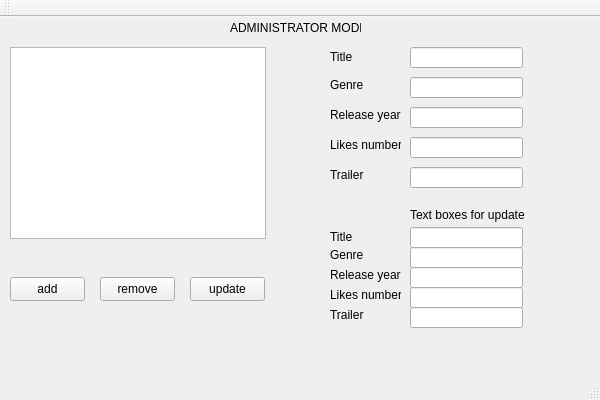
<?xml version="1.0" encoding="UTF-8"?>
<ui version="4.0">
 <class>QtAdminWidgetsClassClass</class>
 <widget class="QMainWindow" name="QtAdminWidgetsClassClass">
  <property name="geometry">
   <rect>
    <x>0</x>
    <y>0</y>
    <width>600</width>
    <height>400</height>
   </rect>
  </property>
  <property name="windowTitle">
   <string>QtAdminWidgetsClass</string>
  </property>
  <widget class="QWidget" name="centralWidget">
   <widget class="QLabel" name="label">
    <property name="geometry">
     <rect>
      <x>230</x>
      <y>0</y>
      <width>131</width>
      <height>21</height>
     </rect>
    </property>
    <property name="text">
     <string>ADMINISTRATOR MODE</string>
    </property>
   </widget>
   <widget class="QListWidget" name="adminMoviesList">
    <property name="geometry">
     <rect>
      <x>10</x>
      <y>30</y>
      <width>256</width>
      <height>192</height>
     </rect>
    </property>
   </widget>
   <widget class="QLineEdit" name="titleLine">
    <property name="geometry">
     <rect>
      <x>410</x>
      <y>30</y>
      <width>113</width>
      <height>21</height>
     </rect>
    </property>
   </widget>
   <widget class="QLineEdit" name="genreLine">
    <property name="geometry">
     <rect>
      <x>410</x>
      <y>60</y>
      <width>113</width>
      <height>21</height>
     </rect>
    </property>
   </widget>
   <widget class="QLineEdit" name="yearLine">
    <property name="geometry">
     <rect>
      <x>410</x>
      <y>90</y>
      <width>113</width>
      <height>21</height>
     </rect>
    </property>
   </widget>
   <widget class="QLineEdit" name="likesLine">
    <property name="geometry">
     <rect>
      <x>410</x>
      <y>120</y>
      <width>113</width>
      <height>21</height>
     </rect>
    </property>
   </widget>
   <widget class="QLineEdit" name="trailerLine">
    <property name="geometry">
     <rect>
      <x>410</x>
      <y>150</y>
      <width>113</width>
      <height>21</height>
     </rect>
    </property>
   </widget>
   <widget class="QLabel" name="label_2">
    <property name="geometry">
     <rect>
      <x>330</x>
      <y>30</y>
      <width>41</width>
      <height>20</height>
     </rect>
    </property>
    <property name="text">
     <string>Title</string>
    </property>
   </widget>
   <widget class="QLabel" name="label_3">
    <property name="geometry">
     <rect>
      <x>330</x>
      <y>60</y>
      <width>49</width>
      <height>16</height>
     </rect>
    </property>
    <property name="text">
     <string>Genre</string>
    </property>
   </widget>
   <widget class="QLabel" name="label_4">
    <property name="geometry">
     <rect>
      <x>330</x>
      <y>90</y>
      <width>71</width>
      <height>16</height>
     </rect>
    </property>
    <property name="text">
     <string>Release year</string>
    </property>
   </widget>
   <widget class="QLabel" name="label_5">
    <property name="geometry">
     <rect>
      <x>330</x>
      <y>120</y>
      <width>71</width>
      <height>16</height>
     </rect>
    </property>
    <property name="text">
     <string>Likes number</string>
    </property>
   </widget>
   <widget class="QLabel" name="label_6">
    <property name="geometry">
     <rect>
      <x>330</x>
      <y>150</y>
      <width>49</width>
      <height>16</height>
     </rect>
    </property>
    <property name="text">
     <string>Trailer</string>
    </property>
   </widget>
   <widget class="QLabel" name="label_7">
    <property name="geometry">
     <rect>
      <x>410</x>
      <y>190</y>
      <width>121</width>
      <height>16</height>
     </rect>
    </property>
    <property name="text">
     <string>Text boxes for update</string>
    </property>
   </widget>
   <widget class="QLineEdit" name="updateTitleLine">
    <property name="geometry">
     <rect>
      <x>410</x>
      <y>210</y>
      <width>113</width>
      <height>21</height>
     </rect>
    </property>
   </widget>
   <widget class="QLineEdit" name="updateGenreLine">
    <property name="geometry">
     <rect>
      <x>410</x>
      <y>230</y>
      <width>113</width>
      <height>21</height>
     </rect>
    </property>
   </widget>
   <widget class="QLineEdit" name="updateYearLine">
    <property name="geometry">
     <rect>
      <x>410</x>
      <y>250</y>
      <width>113</width>
      <height>21</height>
     </rect>
    </property>
   </widget>
   <widget class="QLineEdit" name="updateLikesLine">
    <property name="geometry">
     <rect>
      <x>410</x>
      <y>270</y>
      <width>113</width>
      <height>21</height>
     </rect>
    </property>
   </widget>
   <widget class="QLineEdit" name="updateTrailerLine">
    <property name="geometry">
     <rect>
      <x>410</x>
      <y>290</y>
      <width>113</width>
      <height>21</height>
     </rect>
    </property>
   </widget>
   <widget class="QLabel" name="label_8">
    <property name="geometry">
     <rect>
      <x>330</x>
      <y>210</y>
      <width>41</width>
      <height>20</height>
     </rect>
    </property>
    <property name="text">
     <string>Title</string>
    </property>
   </widget>
   <widget class="QLabel" name="label_9">
    <property name="geometry">
     <rect>
      <x>330</x>
      <y>230</y>
      <width>49</width>
      <height>16</height>
     </rect>
    </property>
    <property name="text">
     <string>Genre</string>
    </property>
   </widget>
   <widget class="QLabel" name="label_10">
    <property name="geometry">
     <rect>
      <x>330</x>
      <y>250</y>
      <width>71</width>
      <height>16</height>
     </rect>
    </property>
    <property name="text">
     <string>Release year</string>
    </property>
   </widget>
   <widget class="QLabel" name="label_11">
    <property name="geometry">
     <rect>
      <x>330</x>
      <y>270</y>
      <width>71</width>
      <height>16</height>
     </rect>
    </property>
    <property name="text">
     <string>Likes number</string>
    </property>
   </widget>
   <widget class="QLabel" name="label_12">
    <property name="geometry">
     <rect>
      <x>330</x>
      <y>290</y>
      <width>49</width>
      <height>16</height>
     </rect>
    </property>
    <property name="text">
     <string>Trailer</string>
    </property>
   </widget>
   <widget class="QPushButton" name="addButton">
    <property name="geometry">
     <rect>
      <x>10</x>
      <y>260</y>
      <width>75</width>
      <height>24</height>
     </rect>
    </property>
    <property name="text">
     <string>add</string>
    </property>
   </widget>
   <widget class="QPushButton" name="removeButton">
    <property name="geometry">
     <rect>
      <x>100</x>
      <y>260</y>
      <width>75</width>
      <height>24</height>
     </rect>
    </property>
    <property name="text">
     <string>remove</string>
    </property>
   </widget>
   <widget class="QPushButton" name="updateButton">
    <property name="geometry">
     <rect>
      <x>190</x>
      <y>260</y>
      <width>75</width>
      <height>24</height>
     </rect>
    </property>
    <property name="text">
     <string>update</string>
    </property>
   </widget>
  </widget>
  <widget class="QMenuBar" name="menuBar">
   <property name="geometry">
    <rect>
     <x>0</x>
     <y>0</y>
     <width>600</width>
     <height>22</height>
    </rect>
   </property>
  </widget>
  <widget class="QToolBar" name="mainToolBar">
   <attribute name="toolBarArea">
    <enum>TopToolBarArea</enum>
   </attribute>
   <attribute name="toolBarBreak">
    <bool>false</bool>
   </attribute>
  </widget>
  <widget class="QStatusBar" name="statusBar"/>
 </widget>
 <layoutdefault spacing="6" margin="11"/>
 <resources/>
 <connections/>
</ui>
